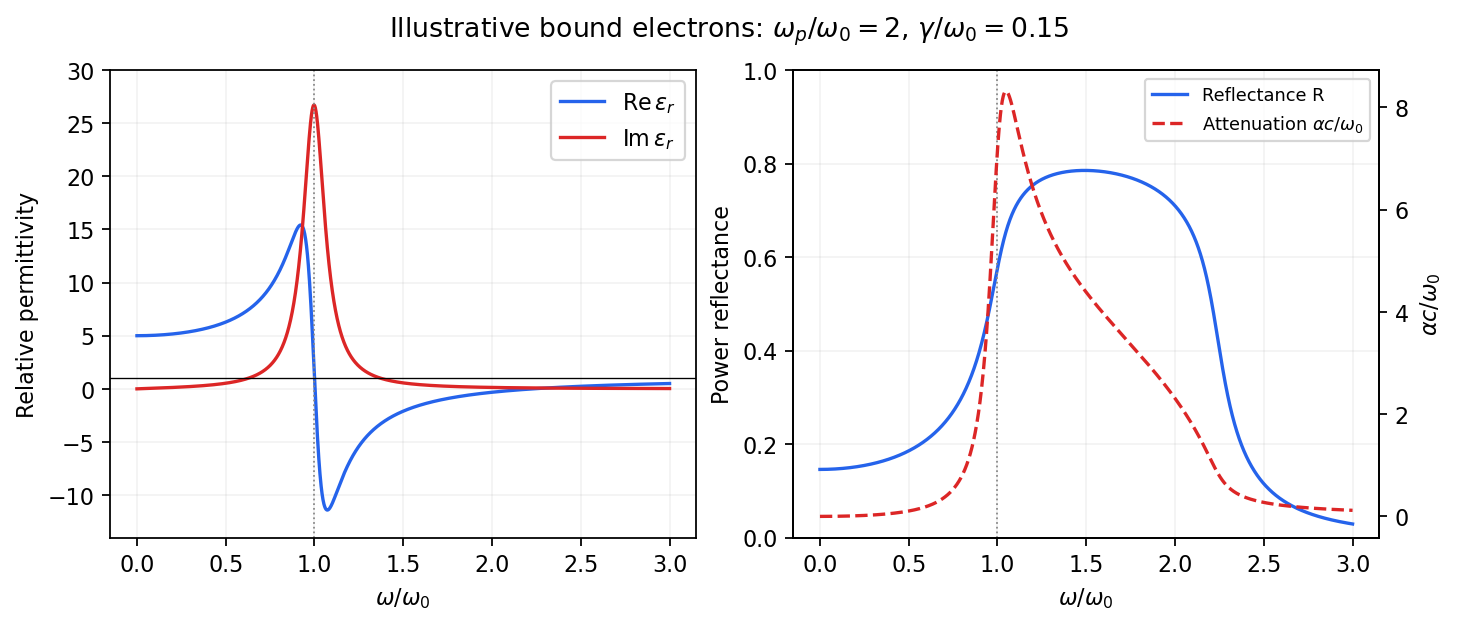

Generate this figure with Python:
"""Original illustrative figure; Python 3.14, NumPy 2.3.5, Matplotlib 3.10.7.
Run from the corresponding _media directory; the PNG is written to cwd.
"""
from pathlib import Path
import numpy as np
import matplotlib
matplotlib.use("Agg")
import matplotlib.pyplot as plt
from matplotlib.patches import Rectangle
plt.rcParams.update({"font.size": 10, "figure.facecolor": "white", "axes.facecolor": "white", "savefig.facecolor": "white"})

x=np.linspace(0,3,2300);eps=1+4/(1-x*x-.15j*x);N=np.sqrt(eps);R=np.abs((N-1)/(N+1))**2;alpha=2*x*N.imag
fig,(ax,bx)=plt.subplots(1,2,figsize=(9,3.8),layout="constrained")
ax.plot(x,eps.real,label=r"$\mathrm{Re}\,\epsilon_r$",color="#2563eb");ax.plot(x,eps.imag,label=r"$\mathrm{Im}\,\epsilon_r$",color="#dc2626");ax.axhline(1,color="black",lw=.6);ax.set(xlabel=r"$\omega/\omega_0$",ylabel="Relative permittivity",ylim=(-14,30));ax.legend()
l1=bx.plot(x,R,color="#2563eb",label="Reflectance R");cx=bx.twinx();l2=cx.plot(x,alpha,color="#dc2626",ls="--",label=r"Attenuation $\alpha c/\omega_0$");bx.set(xlabel=r"$\omega/\omega_0$",ylabel="Power reflectance",ylim=(0,1));cx.set_ylabel(r"$\alpha c/\omega_0$");bx.legend(l1+l2,[l.get_label() for l in l1+l2],fontsize=8)
for a in (ax,bx):a.axvline(1,color="#888",ls=":",lw=.8);a.grid(alpha=.15)
fig.suptitle(r"Illustrative bound electrons: $\omega_p/\omega_0=2$, $\gamma/\omega_0=0.15$")

fig.savefig(Path.cwd() / Path(__file__).with_suffix(".png").name, dpi=160, bbox_inches="tight", facecolor="white")
plt.close(fig)
